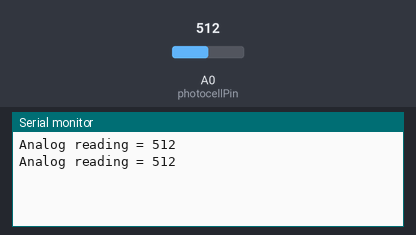
The sketch below on a simulated Arduino Uno, built with avr-gcc and run on an emulated ATmega328P. Shown: the last lines printed to the serial monitor. Inputs (shaded band) come from the test bench; at power-on: A0 (photocellPin) = 512.

Above: at 3.8 s.
3.9 s: A0 (photocellPin) set to 610
At 6.9 s:
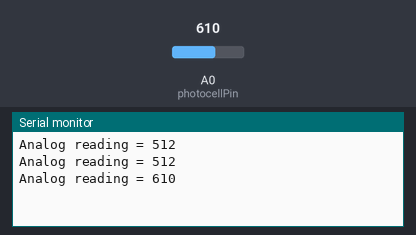
7.8 s: A0 (photocellPin) set to 590
At 10.4 s:
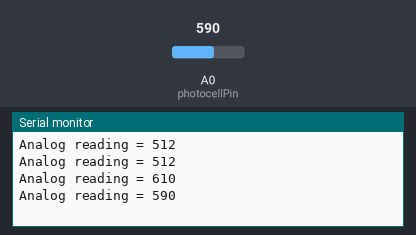
Timing chart, 0 to 11.9 s (numbered marks = the images above; inputs shaded):
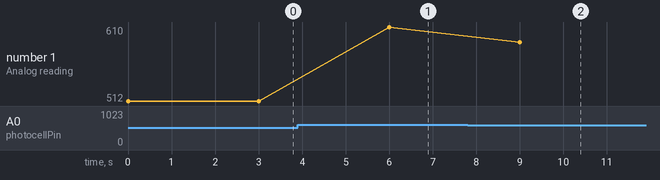

The sketch:

sensor_cores.ino
```cpp
const int sensorMin = 0;      // sensor minimum, discovered through experiment
const int sensorMax = 600;    // sensor maximum, discovered through experiment
int photocellPin = 0;     // the cell and 10K pulldown are connected to a0
int photocellReading;     // the analog reading from the sensor divider

void setup() {
  // initialize serial communication:
  Serial.begin(9600);
}

void loop() {

  photocellReading = analogRead(photocellPin);

  Serial.print("Analog reading = ");
  Serial.println(photocellReading);     // the raw analog reading


  delay(3000);        // delay in between reads for stability
}
```

Measured:
- after the input at 3.9 s, the serial monitor: prints a new line after 2.1 s (image 1)
- after the input at 7.8 s, the serial monitor: prints a new line after 1.2 s (image 2)
- plotted number 1: 512 → 610 after the input at 3.9 s, 610 → 590 after the input at 7.8 s
